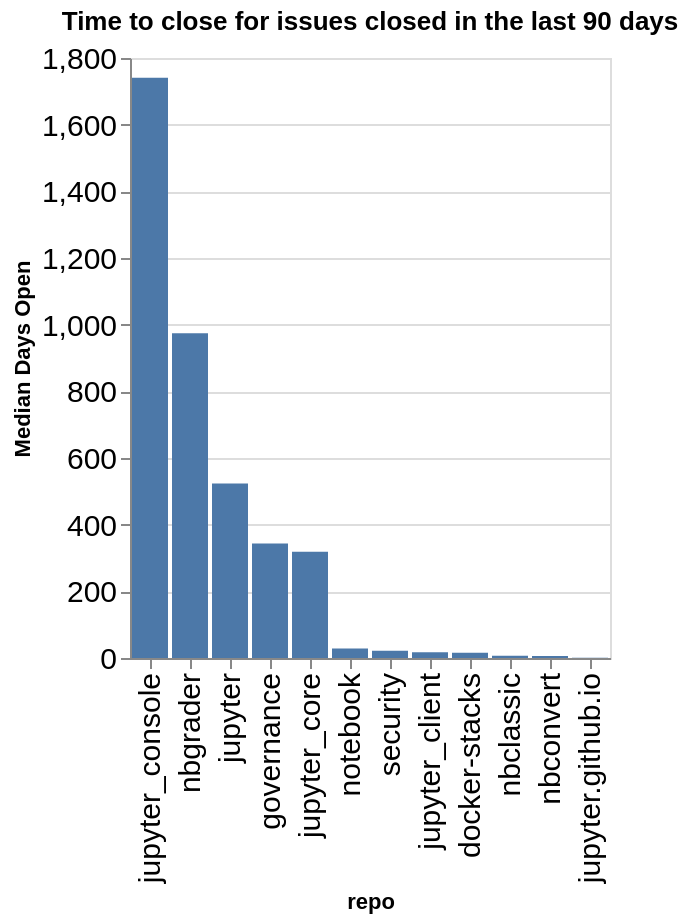

Notebook code cell kept with this figure:
### Code cell
time_open = closed.groupby(['org', 'repo']).agg({'time_open': 'median'}).reset_index()
time_open['time_open'] = time_open['time_open'] / (60 * 60 * 24)
time_open['org/repo'] = time_open.apply(lambda a: a['org'] + '/' + a['repo'], axis=1)
sorted_vals = time_open.sort_values(['org', 'time_open'], ascending=False)['repo'].values
alt.Chart(data=time_open, title=f"Time to close for issues closed in the last {n_days} days").mark_bar().encode(
    x=alt.X('repo', sort=alt.Sort(sorted_vals.tolist())),
    y=alt.Y('time_open', title="Median Days Open"),
)

### Figure 1 — Vega-Lite specification as saved in the notebook (floating-point values rounded to 4 significant figures)
{"config": {"axisLeft": {"labelFontSize": 15}, "axisBottom": {"labelFontSize": 15}}, "data": {"name": "data-4adc7ed29d57e990c4314dcd3d05c79b"}, "mark": {"type": "bar"}, "encoding": {"x": {"field": "repo", "sort": ["jupyter_console", "nbgrader", "jupyter", "governance", "jupyter_core", "notebook", "security", "jupyter_client", "docker-stacks", "nbclassic", "nbconvert", "jupyter.github.io"], "type": "nominal"}, "y": {"field": "time_open", "title": "Median Days Open", "type": "quantitative"}}, "title": "Time to close for issues closed in the last 90 days", "$schema": "https://vega.github.io/schema/vega-lite/v5.20.1.json", "datasets": {"data-4adc7ed29d57e990c4314dcd3d05c79b": [{"org": "jupyter", "repo": "docker-stacks", "time_open": 15.96, "org/repo": "jupyter/docker-stacks"}, {"org": "jupyter", "repo": "governance", "time_open": 343.6, "org/repo": "jupyter/governance"}, {"org": "jupyter", "repo": "jupyter", "time_open": 523.9, "org/repo": "jupyter/jupyter"}, {"org": "jupyter", "repo": "jupyter.github.io", "time_open": 0.9404, "org/repo": "jupyter/jupyter.github.io"}, {"org": "jupyter", "repo": "jupyter_client", "time_open": 17.07, "org/repo": "jupyter/jupyter_client"}, {"org": "jupyter", "repo": "jupyter_console", "time_open": 1741.0, "org/repo": "jupyter/jupyter_console"}, {"org": "jupyter", "repo": "jupyter_core", "time_open": 319.1, "org/repo": "jupyter/jupyter_core"}, {"org": "jupyter", "repo": "nbclassic", "time_open": 7.074, "org/repo": "jupyter/nbclassic"}, {"org": "jupyter", "repo": "nbconvert", "time_open": 5.779, "org/repo": "jupyter/nbconvert"}, {"org": "jupyter", "repo": "nbgrader", "time_open": 974.5, "org/repo": "jupyter/nbgrader"}, {"org": "jupyter", "repo": "notebook", "time_open": 28.17, "org/repo": "jupyter/notebook"}, {"org": "jupyter", "repo": "security", "time_open": 21.87, "org/repo": "jupyter/security"}]}}
